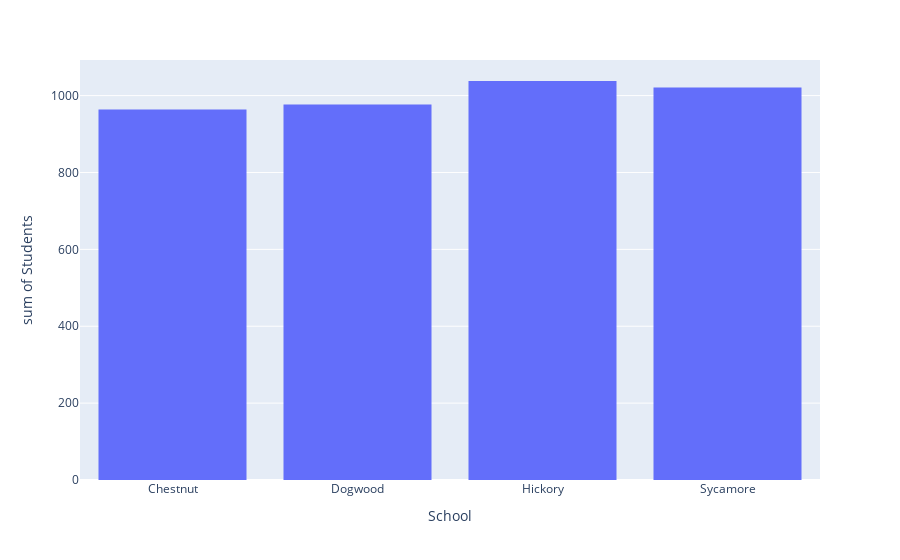

Source (notebook cell):
### Markdown cell above
## Creating Bar Graphs

df_school_grade_pivot shows enrollment data by both school and grade. In order to determine our schoolwide enrollment counts, we can use Plotly Express's [histogram()](https://plotly.com/python/histograms/) function to sum up all enrollment totals at each school. 

In the following line of code, the first argument (df_school_grade_pivot) is our data source, and the 'x' and 'y' arguments are both columns within that DataFrame.

### Code cell
px.histogram(df_school_grade_pivot, x = 'School', y = 'Students')
# The following line, which passes just two arguments 
# (one Pandas Series for 'x' and another for 'y'), 
# would produce an equivalent chart:
# px.histogram(x = df_school_grade_pivot['School'], y = df_school_grade_pivot['Students'])

### Figure 1 — Plotly figure (JSON) as saved in the notebook; plotly's stock layout.template omitted (floating-point values rounded to 4 significant figures)
{"data": [{"alignmentgroup": "True", "bingroup": "x", "histfunc": "sum", "hovertemplate": "School=%{x}<br>sum of Students=%{y}<extra></extra>", "legendgroup": "", "marker": {"color": "#636efa", "pattern": {"shape": ""}}, "name": "", "offsetgroup": "", "orientation": "v", "showlegend": false, "type": "histogram", "x": ["Chestnut", "Chestnut", "Chestnut", "Chestnut", "Chestnut", "Chestnut", "Chestnut", "Chestnut", "Chestnut", "Chestnut", "Chestnut", "Chestnut", "Chestnut", "Dogwood", "Dogwood", "Dogwood", "Dogwood", "Dogwood", "Dogwood", "Dogwood", "Dogwood", "Dogwood", "Dogwood", "Dogwood", "Dogwood", "Dogwood", "Hickory", "Hickory", "Hickory", "Hickory", "Hickory", "Hickory", "Hickory", "Hickory", "Hickory", "Hickory", "Hickory", "Hickory", "Hickory", "Sycamore", "Sycamore", "Sycamore", "Sycamore", "Sycamore", "Sycamore", "Sycamore", "Sycamore", "Sycamore", "Sycamore", "Sycamore", "Sycamore", "Sycamore"], "xaxis": "x", "y": [90, 71, 76, 61, 85, 66, 74, 65, 75, 77, 79, 75, 70, 93, 56, 75, 79, 74, 89, 70, 68, 75, 63, 90, 70, 75, 74, 84, 93, 71, 78, 78, 79, 93, 87, 84, 82, 65, 70, 72, 85, 80, 97, 89, 73, 70, 72, 68, 71, 86, 75, 83], "yaxis": "y"}], "layout": {"barmode": "relative", "legend": {"tracegroupgap": 0}, "margin": {"t": 60}, "xaxis": {"anchor": "y", "domain": [0, 1], "title": {"text": "School"}}, "yaxis": {"anchor": "x", "domain": [0, 1], "title": {"text": "sum of Students"}}}}
